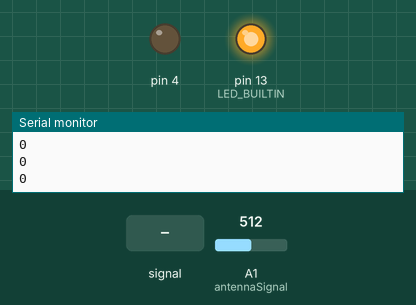
Recording of a sketch running on a simulated Arduino Uno, built with avr-gcc and run on an emulated ATmega328P. Parts: output pins drawn as LEDs (lit = HIGH), the last lines printed to the serial monitor. Dashed ring = blinking. The test bench sets the inputs (shaded band); at power-on: A1 (antennaSignal) = 512.

Above: at 3.6 s.
3.7 s: A1 (antennaSignal) fed a 1000 Hz sine of ±255 counts around its level
At 6.6 s:
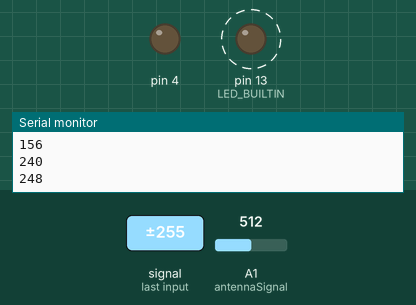
6.7 s: A1 (antennaSignal) set to 716
At 7.7 s:
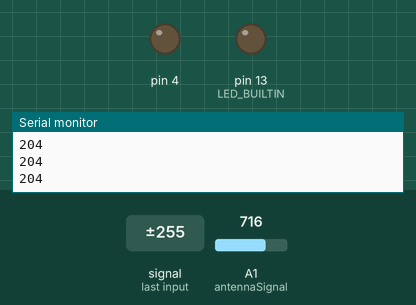
8.2 s: A1 (antennaSignal) set to 368
9.7 s: A1 (antennaSignal) set to 338
At 10.1 s:
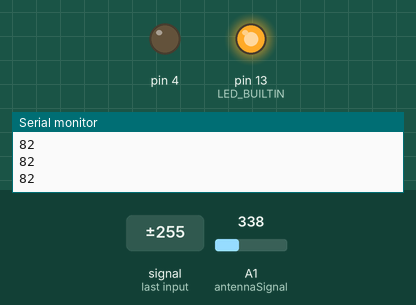
11.2 s: A1 (antennaSignal) set to 511
At 12.6 s:
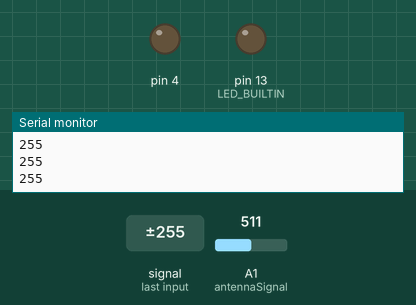
Timing chart, 0 to 13.7 s (numbered marks = the images above; inputs shaded):
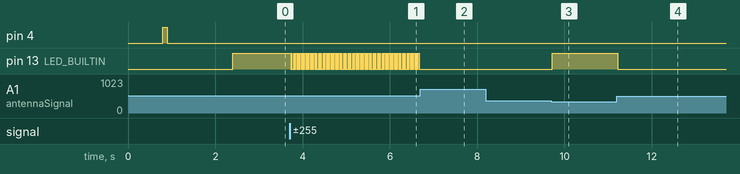

Measured:
- the behaviour switches between 356 and 355 on A1 (antennaSignal) (found by bisection; images 2 and 3)
- after the input at 3.7 s, pin 13 (LED_BUILTIN): alternates HIGH for 0.02 s and LOW for 0.04 s, starting at once
- after the input at 6.7 s, pin 13 (LED_BUILTIN): stops changing and stays LOW
- after the input at 9.7 s, pin 13 (LED_BUILTIN): LOW → HIGH at once
- after the input at 11.2 s, pin 13 (LED_BUILTIN): HIGH → LOW at once

The sketch:

lightclock.ino
```cpp
int antennaSignal = A1;
unsigned char sig = 0;
unsigned long lastTimestamp = 0, now = 0, dTime = 0, startLastReading = 0, lastTimeInc = 0;
const int sigLength = 5; // how many measure points to take to reduce low/high blips by taking average
bool buffer = false, sigArray[sigLength];
int data[60], position = 0;

int five[] = {2, HIGH}, ten[] = {2, LOW}, fifteen[] = {3, HIGH}, twenty[] = {3, LOW},
to[] = {4, HIGH}, past[] = {4, LOW}, threequarters[] = {5, HIGH}, half[] = {5, LOW};
int hours[][2] = {{6, HIGH}, {6, LOW}, {7, HIGH}, {7, LOW}, {8, HIGH}, {8, LOW}, {9, HIGH},
{9, LOW}, {10, HIGH}, {10, LOW}, {11, HIGH}, {11, LOW}}; // caution: zero-based; hours[0] is one o clock
float ledBrightness = 0.5;

bool hasParsedTime = false;
int timeParsed[] = {0, 0}, timeNow[] = {0, 0}; // hours, minutes

char debugMode = 2; // options: 0-> nothing, 1-> text, 2-> plot


void setup() {
  if (debugMode != 0){
    Serial.begin(9600);
  }
  pinMode(antennaSignal, INPUT);
  pinMode(LED_BUILTIN, OUTPUT);
  testClusters();

  // initialize sig
  for (int i = 0; i < sigLength; i++){
    sigArray[i] = false;
  }
}

void loop(){
  now = millis();
  sig = analogRead(antennaSignal);

  if (debugMode == 2){
    Serial.println(sig);
  }

  pushSig(sig < 100);
  bool sigBool = getSig();

  // show signal on debugging light
  digitalWrite(LED_BUILTIN, sigBool);

  if(buffer != sigBool)  {
    dTime = now - lastTimestamp;
    lastTimestamp = now;
    if (sigBool) { // step up
      if (dTime > 1500) { // new Minute marker
        parseData();
        position = 0;
      }
    }
    else{  // step down
      int dataBit = dTime > 150 ? 1 : 0;  // bit length
      data[position] = dataBit;

      if (debugMode == 1){
        Serial.print(position);
        Serial.print("->");
        Serial.println(dataBit);
      }

      if (position == 58){ // the 59th (zero-based : 58) stepdown is the last one; calc time here
        parseData();
        position = -1; // because it gets incremented right afer
      }

      position++;
    }
  }
  buffer = sigBool;

  if(now - lastTimeInc > 5000){ // check for/show time increment every 5 seconds
    incrementTime(now);
    lastTimeInc = now;
    showTime();
  }
}

void parseData(){ // multiply / add up all the relevant bits to calculate time
  if ((data[21] + data[22] + data[23] + data[24] + data[25] + data[26] + data[27] + data[28]) % 2 == 0 &&  // parity minutes
    (data[29] + data[30] + data[31] + data[32] + data[33] + data[34] + data[35]) % 2 == 0){ // parity hours
    int hoursParsed = data[29]*1 + data[30]*2 + data[31]*4 + data[32]*8 + data[33]*10 + data[34]*20;
    int minsParsed = data[21]*1 + data[22]*2 + data[23]*4 + data[24]*8 + data[25]*10 + data[26]*20 + data[27]*40;

    if (hoursParsed != 0 || minsParsed != 0){
      timeParsed[0] = hoursParsed;
      timeParsed[1] = minsParsed;
      timeNow[0] = hoursParsed;
      timeNow[1] = minsParsed;


      hasParsedTime = true;
      startLastReading = millis();
    }
    if (debugMode == 1){
      Serial.print("parse:");
      Serial.print(hoursParsed);
      Serial.print(":");
      Serial.println(minsParsed);
    }
  }
  else {
    if (debugMode == 1){
      Serial.println("parity fail");
    }
  }
}

void pushSig(bool value){
  for (int i = sigLength - 1; i > 0; i--){  // move sigArray one over
    sigArray[i] = sigArray[i - 1];
  }

  sigArray[0] = value;  // pus new value
}

bool getSig(){  // get most frequent value; so small blips don't get counted
  int trueCount = 0, falseCount = 0;
  for (int i = 0; i < sigLength; i++){
    if (sigArray[i]){
      trueCount++;
    }
    else{
      falseCount++;
    }
  }

  return trueCount > falseCount;
}

void incrementTime(unsigned long currentMillis){ // increment time from last known time measurement, if no signal is found
  if (hasParsedTime) {
    unsigned long timeSinceParse = currentMillis - startLastReading;
    int minsSinceParse = timeSinceParse / 60000; // 1000ms * 60s
    int minsNow = timeParsed[1] + minsSinceParse;

    timeNow[0] = (timeParsed[0] + minsNow / 60) % 24;
    timeNow[1] = minsNow % 60;

    if (debugMode == 1){
      Serial.print("mins since:");
      Serial.println(minsSinceParse);
      Serial.print("timeNow:");
      Serial.print(timeNow[0]);
      Serial.print(":");
      Serial.println(timeNow[1]);
    }
  }
}

// display code
void testClusters(){
  for (int i = 0; i <= 11; i++) {
    showCluster(new int[2] {i, HIGH});
    delay(100);
    showCluster(new int[2] {i, LOW});
    delay(100);
    clean();
  }
}

void clean(){
  for(int d=0;d<=11;) pinMode(d++,INPUT);
}

void showCluster(int cluster[2]){
  pinMode(cluster[0], OUTPUT);
  digitalWrite(cluster[0], cluster[1]);
}

void showTime(){
  int hourIndex = timeNow[0];
  int minRounded = roundTo(timeNow[1], 5);

  // show values
  clean();

  switch(minRounded) {
    case 5:
      showCluster(five);
      showCluster(past);
      break;
    case 10:
      showCluster(ten);
      showCluster(past);
      break;
    case 15:
      showCluster(fifteen);
      showCluster(past);
      break;
    case 20:
      showCluster(twenty);
      showCluster(past);
      break;
    case 25:
      showCluster(five);
      showCluster(to);
      showCluster(half);
      hourIndex++;  // from here times are in relation to next hour
      break;
    case 30:
      showCluster(half);
      hourIndex++;
      break;
    case 35:
      showCluster(five);
      showCluster(past);
      showCluster(half);
      hourIndex++;
      break;
    case 40:
      showCluster(twenty);
      showCluster(to);
      hourIndex++;
      break;
    case 45:
      showCluster(threequarters);
      hourIndex++;
      break;
    case 50:
      showCluster(ten);
      showCluster(to);
      hourIndex++;
      break;
    case 55:
      showCluster(five);
      showCluster(to);
      hourIndex++;
      break;
    case 60:
      hourIndex++;
      break;
  }

  hourIndex = (hourIndex - 1) % 12;
  showCluster(hours[hourIndex]);
}

int roundTo(int num, int stepSize){
  return num % stepSize > stepSize / 2 ?
    num + stepSize - num % stepSize :
    num - num % stepSize;
}
```
